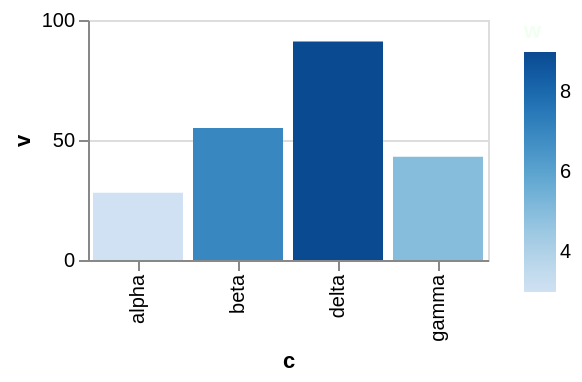

Write the Vega-Lite specification saved for this chart.
### Vega-Lite specification from a JSON file in a GitHub repository (floating-point values rounded to 4 significant figures)
{"$schema": "https://vega.github.io/schema/vega-lite/v6.json", "width": 200, "height": 120, "data": {"values": [{"c": "alpha", "v": 28, "w": 3, "t": "2024-01-07"}, {"c": "beta", "v": 55, "w": 7, "t": "2024-03-19"}, {"c": "gamma", "v": 43, "w": 5, "t": "2024-06-02"}, {"c": "delta", "v": 91, "w": 9, "t": "2024-09-11"}]}, "mark": "bar", "encoding": {"x": {"field": "c", "type": "nominal"}, "y": {"field": "v", "type": "quantitative"}, "color": {"field": "w", "type": "quantitative", "legend": {"titleColor": "honeydew"}}}}
